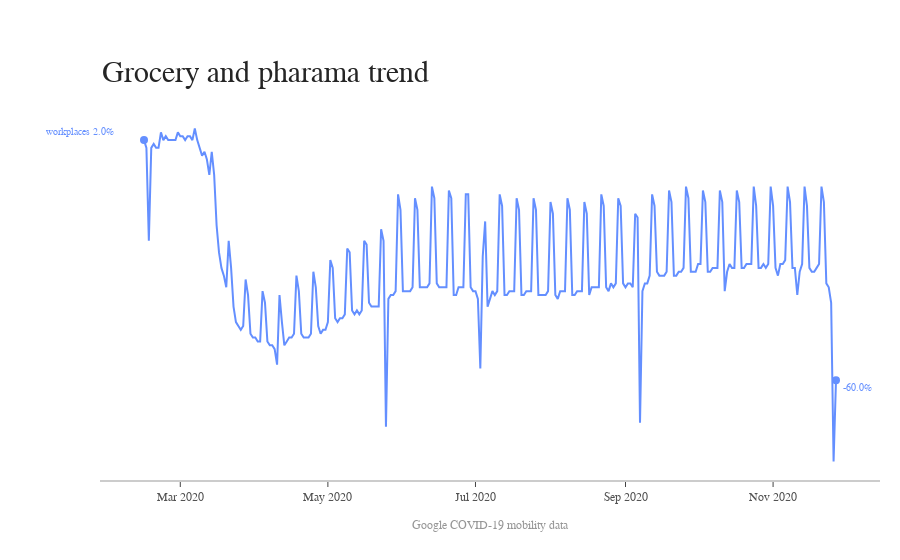

The cell this chart's notebook holds for it:
### Code cell
rc,fig = plotTrend(Source = US_trend,
              title = 'Grocery and pharama trend',
              isPercentage = True,
              dateColumnHeader = 'date',
              labels = ['workplaces_percent_change_from_baseline'],
              credits = 'Google COVID-19 mobility data')
if rc:
    fig.show()

### Figure 1 — Plotly figure (JSON) as saved in the notebook; plotly's stock layout.template omitted (floating-point values rounded to 4 significant figures; data arrays with more than 128 entries replaced by an {"elided": "..."} marker saying what was removed)
{"data": [{"connectgaps": true, "line": {"color": "rgb(100,143,255)", "width": 2}, "mode": "lines", "name": "workplaces_percent_change_from_baseline", "type": "scatter", "x": {"elided": "287 str values"}, "y": {"elided": "287 int values"}}, {"marker": {"color": "rgb(100,143,255)", "size": 8}, "mode": "markers", "type": "scatter", "x": ["2020-02-15", "2020-11-27"], "y": [2, -60]}], "layout": {"annotations": [{"font": {"color": "rgb(100,143,255)", "family": "Arial", "size": 10}, "showarrow": false, "text": "workplaces 2.0%", "x": 0.02, "xanchor": "right", "xref": "paper", "y": 4, "yanchor": "middle"}, {"font": {"color": "rgb(100,143,255)", "family": "Arial", "size": 10}, "showarrow": false, "text": "-60.0%", "x": 0.95, "xanchor": "left", "xref": "paper", "y": -62, "yanchor": "middle"}, {"font": {"color": "rgb(37,37,37)", "family": "Arial", "size": 30}, "showarrow": false, "text": "Grocery and pharama trend", "x": 0, "xanchor": "left", "xref": "paper", "y": 1.05, "yanchor": "bottom", "yref": "paper"}, {"font": {"color": "rgb(150,150,150)", "family": "Arial", "size": 12}, "showarrow": false, "text": "Google COVID-19 mobility data", "x": 0.5, "xanchor": "center", "xref": "paper", "y": -0.1, "yanchor": "top", "yref": "paper"}], "autosize": false, "margin": {"autoexpand": false, "l": 100, "r": 20, "t": 110}, "plot_bgcolor": "white", "showlegend": false, "xaxis": {"linecolor": "rgb(204, 204, 204)", "linewidth": 2, "showgrid": false, "showline": true, "showticklabels": true, "tickfont": {"color": "rgb(82, 82, 82)", "family": "Arial", "size": 12}, "ticks": "outside"}, "yaxis": {"showgrid": false, "showline": false, "showticklabels": false, "zeroline": false}}}
